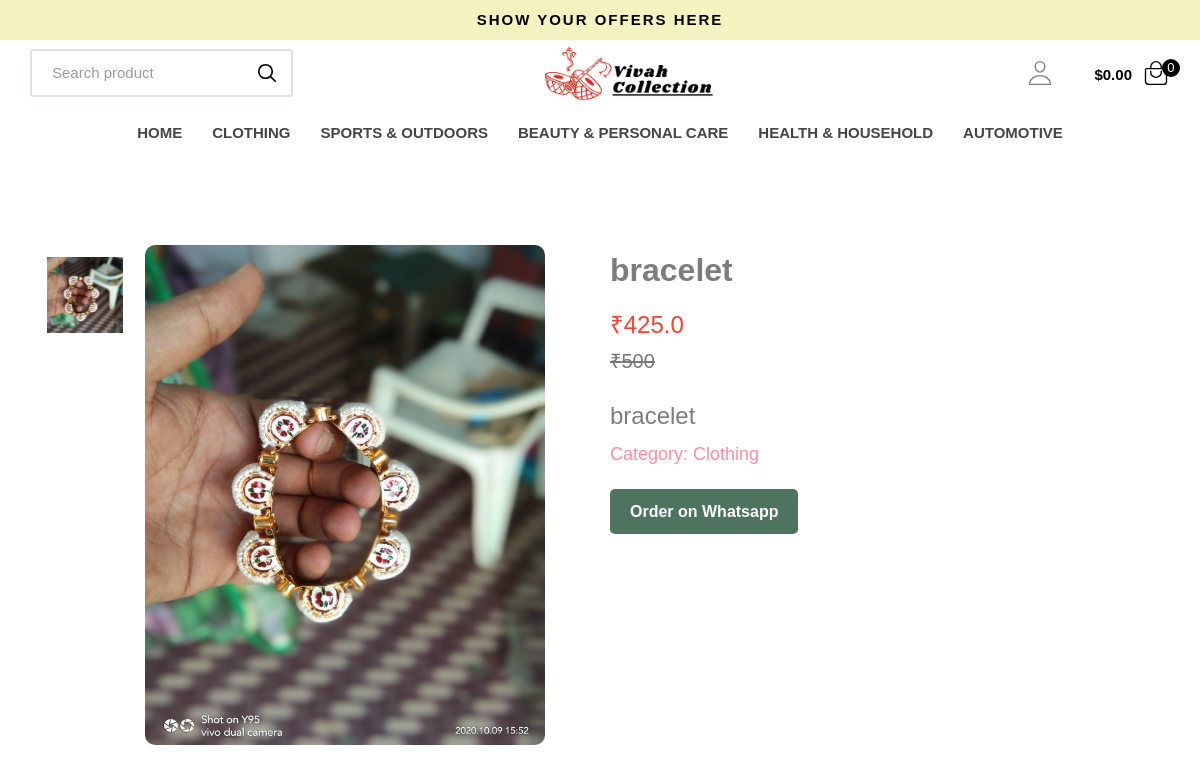
Page /product/7 on the earlier database version.
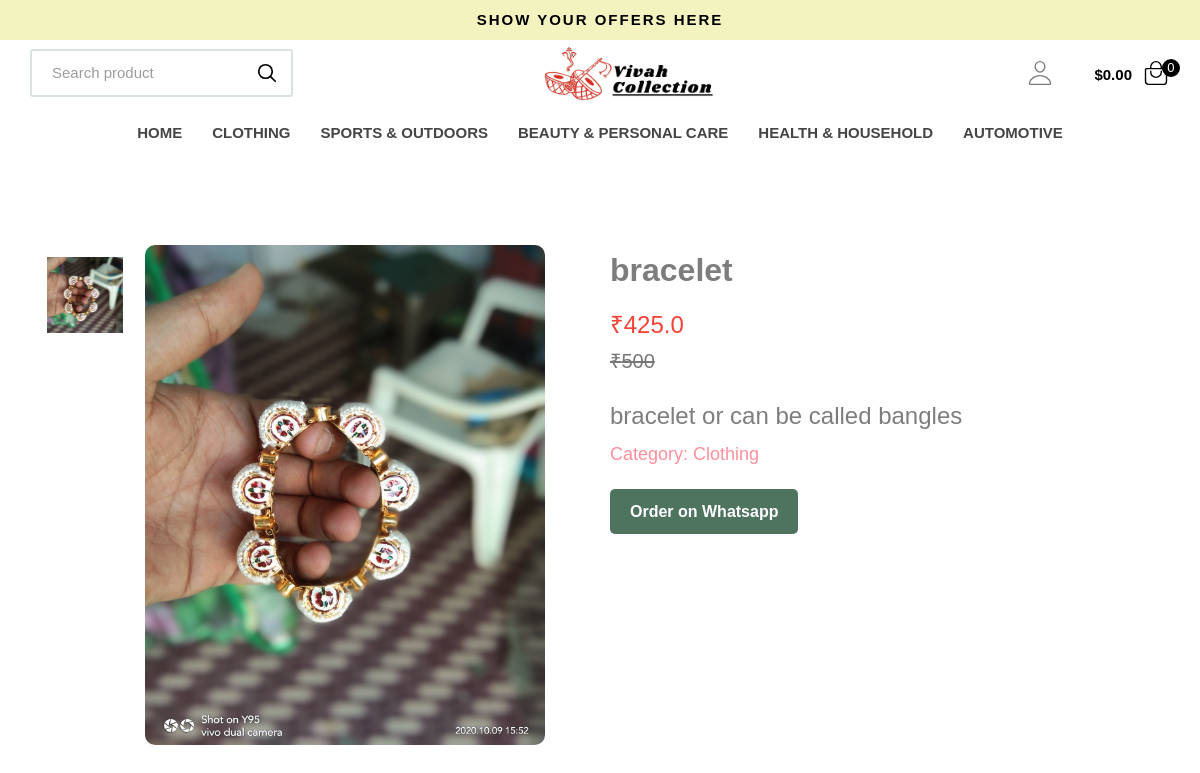
Same page on the later database version.
### inventory/models.py (models this page shows, shortened)
class Category(models.Model):
    category_id = models.AutoField(primary_key=True)
    name = models.CharField(max_length=200)
    display_name = models.CharField(max_length=200)
    description = models.TextField(blank=True, null=True)
    display = models.BooleanField(blank=False,default=True)

class ProductImage(models.Model):
    product = models.ForeignKey(Product, related_name='images', on_delete=models.CASCADE)
    image = models.ImageField(upload_to='product_images/')
    alt_text = models.CharField(max_length=100, blank=True, null=True)
    is_default = models.BooleanField(default=False)
    def __str__(self):
        return f"Image for {self.product.name}"

class Product(models.Model):
    product_id = models.AutoField(primary_key=True)
    name = models.CharField(max_length=100)
    cost = models.IntegerField()
    description = models.TextField()
    additional_details = models.TextField(blank=True, null=True)
    category = models.ForeignKey(ProductCategory, on_delete=models.CASCADE)
    discount = models.ForeignKey(Discount, on_delete=models.SET_NULL, null=True, blank=True)
    created_at = models.DateTimeField(auto_now_add=True)
    updated_at = models.DateTimeField(auto_now=True)
    featured = models.BooleanField(default=False,blank=False)
    def __str__(self):
        return self.name
    @property
    def get_discount_price(self):
        if self.discount:
            if self.discount.discountType == '%':
                return self.cost - (self.cost * (self.discount.value/100))
            else:
                return self.cost - self.discount.value
        else:
            return self.cost
    @property
    def default_image(self):
        default_image = ProductImage.objects.filter(product = self, is_default = True)
        if default_image.exists():
            return default_image[0]
        else:
            try:
                default_image = ProductImage.objects.filter(product = self)[0]
            except:
                default_image = ProductImage.objects.filter(product = self)
        return default_image

class Discount(models.Model):
    value = models.IntegerField()
    discountType = models.CharField("Discount Type",'discountType',choices=[('%','%'),('₹','₹')],max_length=2,default='%')

### inventory/views.py (the view)
# urls.py: path('product/<int:id>',product_content),
def product_content(request,id):
    header_context = get_header_template_content()
    product_context = get_product_context(int(id))
    return render(request,'product.html',context={
        "header_context" : header_context,
        "product_context": product_context
    })

### inventory/utils.py (called while the page is built)
def get_header_template_content():
    context = {}
    display_category = Category.objects.all().filter(display=True)
    for a in display_category:
        context[a] = [product_category for product_category in ProductCategory.objects.all().filter(main_category=a).filter(display=True)]
    return context # -> {<Category: Clothing>: [<ProductCategory: Men's T-Shirts>, <ProductCategory: Children's Jackets>, <ProductCategory: Women's Skirts>, <ProductCategory: Men's Suits>, <ProductCategory: Athletic Wear>, <ProductCategory: Underwear & Socks>]}

def get_product_images(product: Product):
    images = ProductImage.objects.all().filter(product= product).order_by('-is_default')
    return images

def get_product_context(id:int):
    context = {}
    product = Product.objects.filter(product_id = id)[0]
    context[product] = get_product_images(product)
    print(context)
    return context

### templates/product.html (shortened to what this page needs)
{% extends "base.html" %}
{% block link %}
{% load static %}
<link rel="stylesheet" href="{% static 'css/product.css' %}">
{% endblock link %}
{% block content %}
<div class="product-container">
    {% for product,images in product_context.items %}
    <div class="image-gallery">
        <div class="thumbnail-images">
            {% for image in images %}
            <img src="{{image.image.url}}" alt="{{product.name}}" onclick="changeImage('{{image.image.url}}')">
            {% endfor %}
        </div>
        <div class="main-image">
            <img id="mainProductImage" src="{{product.default_image.image.url}}" alt="{{product.name}}">
        </div>
    </div>
    <div class="product-details">
        <h1>{{product.name}}</h1>
        <div class="price">
            <span class="current-price">₹{{product.get_discount_price}}</span>
            <span class="original-price">₹{{product.cost}}</span>
        </div>
        <p>{{product.description}}</p>
        <div class="additional-info">
            <a href="/category/{{product.category.category_id}}">Category: Clothing</a>
        </div>
        <div class="actions">
            <button class="btn add-to-cart">Order on Whatsapp</button>
        </div>
    </div>
    {% endfor %}
</div>
{% endblock content %}

### templates/base.html (shortened to what this page needs)
<!DOCTYPE html>
<html lang="en">
<head>
    {% load static %}
    <link rel="stylesheet" href="{% static 'css/base.css' %}">
    {% block link %}
    {% endblock link %}
</head>
<body>
    {% include 'header.html' %}
    {% block content %}
    {% endblock content %}
</body>
</html>

### templates/header.html (shortened to what this page needs)
  {% block link %}
      {% load static %}
      <link rel="stylesheet" href="{% static 'css/header.css' %}">
  {% endblock link %}
  <header class="header">
    <div class="alert">
      <div class="container">
        <p class="alert-text">Show your offers here</p>
      </div>
    </div>
    <div class="header-top" data-header>
      <div class="container">
        <div class="input-wrapper">
          <form method="GET" action="{% url "products" %}">
            <input type="search" name="s" placeholder="Search product" class="search-field">
            <button class="search-submit" aria-label="search">
              <ion-icon name="search-outline" aria-hidden="true"></ion-icon>
            </button>
          </form>
        </div>
        <a href="#" class="logo">
          <img src="{% static 'Media/resource/logo.png' %}" width="179" height="26" alt="Glowing">
        </a>
        <div class="header-actions">
          {% if not request.user.is_authenticated %}
          <a class="header-action-btn" aria-label="user" href="/login">
            <ion-icon name="person-outline" aria-hidden="true" aria-hidden="true"></ion-icon>
          </a>
          {% endif %}
          <button class="header-action-btn" aria-label="cart item">
            <data class="btn-text" value="0">$0.00</data>
            <ion-icon name="bag-handle-outline" aria-hidden="true" aria-hidden="true"></ion-icon>
            <span class="btn-badge">0</span>
          </button>
        </div>
      </div>
    </div>
    <nav class="desktop-navigation-menu">
      <div class="container">
        <ul class="desktop-menu-category-list">
          <li class="menu-category">
            <a href="/" class="menu-title">Home</a>
          </li>
          {% for category, productCategories in header_context.items %}
          <li class="menu-category">
            <a href="/categorys/{{category.category_id}}" class="menu-title">{{category.display_name}}</a>
          </li>
          {% endfor %}
        </ul>
      </div>
    </nav>
  </header>

### static/css/base.css (style rules this page uses)
* { margin: 0; padding: 0; }
:root { --hoockers-green_20: hsl(148, 20%, 38%, 0.2); --pale-spring-bud: hsl(60, 68%, 85%); --hoockers-green: hsl(148, 20%, 38%); --spanish-gray: hsl(0, 0%, 61%); --light-gray: hsl(0, 0%, 80%); --cultured-1: hsl(0, 0%, 97%); --cultured-2: hsl(60, 6%, 93%); --gray-web: hsl(0, 0%, 49%); --white_30: hsl(0, 0%, 100%, 0.3); --black_70: hsla(0, 0%, 0%, 0.7); --black_50: hsla(0, 0%, 0%, 0.5); --black_15: hsla(0, 0%, 0%, 0.15); --black_10: hsla(0, 0%, 0%, 0.1); --black_5: hsla(0, 0%, 0%, 0.05); --white: hsl(0, 0%, 100%); --black: hsl(0, 0%, 0%); --sonic-silver: hsl(0, 0%, 47%); --eerie-black: hsl(0, 0%, 13%); --salmon-pink: hsl(353, 100%, 78%); --sandy-brown: hsl(29, 90%, 65%); --bittersweet: hsl(0, 100%, 70%); --ocean-green: hsl(152, 51%, 52%); --davys-gray: hsl(0, 0%, 33%); --cultured: hsl(0, 0%, 93%); --onyx: hsl(0, 0%, 27%); --border-radius-md: 10px; --border-radius-sm: 5px; --gradient: linear-gradient(to right, transparent 50%, var(--white_30) 100%); --ff-urbanist: 'Urbanist', sans-serif; --fs-1: 4.8rem; --fs-2: 4rem; --fs-3: 3.4rem; --fs-4: 2.4rem; --fs-5: 2rem; --fs-6: 1.8rem; --fs-7: 1.5rem; --fs-8: 1.4rem; --fs-9: 1.3rem; --fw-400: 400; --fw-500: 500; --fw-600: 600; --fw-700: 700; --fw-800: 800; --weight-300: 300; --weight-400: 400; --weight-500: 500; --weight-600: 600; --weight-700: 700; --section-padding: 35px; --shadow-1: 0 8px 16px var(--black_15); --shadow-2: 0 4px 10px var(--black_5); --radius-3: 3px; --transition-1: 0.25s ease; --transition-2: 0.5s ease; --transition-3: 1s ease; --cubic-in: cubic-bezier(0.51, 0.03, 0.64, 0.28); --cubic-out: cubic-bezier(0.33, 0.85, 0.4, 0.96); --transition-timing: 0.2s ease; }
*, *::before, *::after { margin: 0; padding: 0; box-sizing: border-box; }
li { list-style: none; }
a, img, span, input, button, ion-icon { display: block; }
a { text-decoration: none; color: inherit; }
img { height: auto; }
input, button { background: none; border: none; font: inherit; }
input { width: 100%; }
button { cursor: pointer; }
ion-icon { pointer-events: none; --ionicon-stroke-width: 25px; }
html { font-family: var(--ff-urbanist); font-size: 10px; scroll-behavior: smooth; }
body { background-color: var(--white); color: var(--gray-web); font-size: 1.6rem; font-weight: var(--fw-500); line-height: 1.6; }
.container { padding-inline: 15px; }
.btn { font-weight: var(--fw-600); max-width: max-content; padding: 10px 30px; border-radius: var(--radius-3); transition: var(--transition-1); }

### static/css/product.css (style rules this page uses)
.product-container { display: flex; flex-wrap: wrap; justify-content: center; gap: 20px; }
.image-gallery { display: flex; flex: 1; min-width: 300px; justify-content: center; gap:20px; }
.main-image { height: 500px; width: 400px; display: flex; }
.main-image img { width: 100%; height: 100%; border-radius: 10px; }
.thumbnail-images { display: flex; flex-direction: column; margin-top: 10px; flex-wrap: wrap; gap: 10px; }
.thumbnail-images img { width: 80px; height: 80px; object-fit: cover; cursor: pointer; border: 2px solid transparent; transition: border 0.3s; }
.product-details { flex: 1; min-width: 300px; }
.product-details h1 { font-size: 32px; margin-bottom: 10px; }
.product-details p { font-size: 24px; }
.price { margin-bottom: 20px; }
.current-price { font-size: 24px; color: #f44336; margin-right: 10px; }
.original-price { font-size: 20px; color: #777; text-decoration: line-through; }
.actions { display: flex; gap: 10px; margin-bottom: 20px; flex-wrap: wrap; margin: 20px 0; }
.btn { padding: 10px 20px; font-size: 16px; cursor: pointer; border: none; border-radius: 5px; transition: background-color 0.3s; flex: 1; margin-bottom: 10px; }
.add-to-cart { background-color: var(--hoockers-green); color: #fff; }
.additional-info { font-size: 14px; color: #555; }
.additional-info a { font-size: 18px; color: var(--salmon-pink); margin: 5px 0; }
@media (max-width:1200px) { .product-container { margin-top: 25px; } }

Differences in the rows shown:
changed Product "bracelet": description "bracelet" → "bracelet or can be called bangles"
